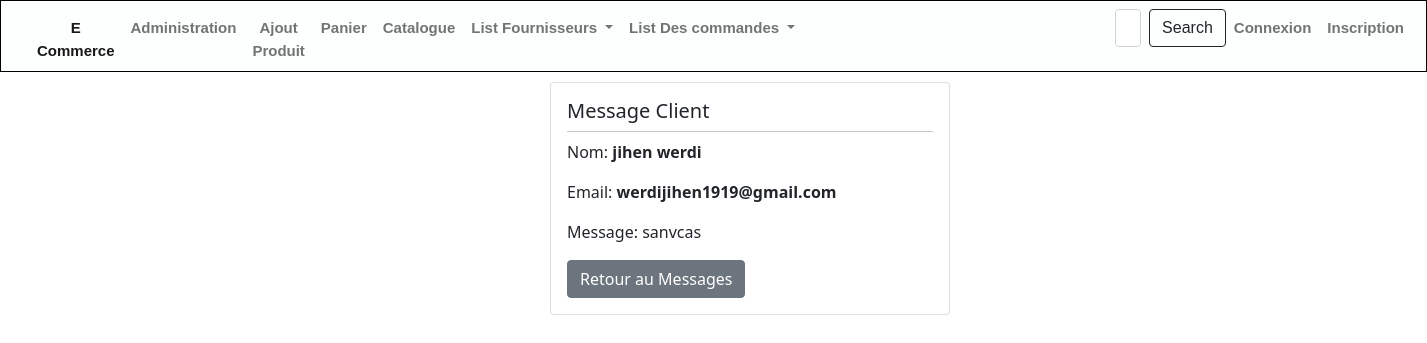
Page /magasin/Message/1/ on the committed database.
### magasin/models.py (models this page shows, shortened)
class Message(models.Model):
    nom = models.CharField(max_length=100)
    email = models.EmailField(max_length=254)
    message = models.TextField()

### magasin/views.py (the view)
# urls.py: path('Message/<int:msg_id>/', views.detail_message, name='detail_message'),
def detail_message(request, msg_id):
    message = get_object_or_404(Message, id=msg_id)
    context = {'message': message}
    return render(request, 'messages/detail_msg.html', context)

### magasin/templates/messages/detail_msg.html (shortened to what this page needs)
{% extends 'magasin/base.html' %}
{% block content %}
  <div class="card" style="width: 400px;margin: 10px; margin-left: 550px;" >
   <div class="card-body">
       <h5 class="card-title">Message Client</h5>
       <hr class="dropdown-divider">
        <p class="card-text">Nom: <b>{{message.nom}}</b></p>
       <p class="card-text">Email: <b>{{message.email}}</b></p>
       <p class="card-text">Message: {{message.message}}</p>
       <a href="{% url 'TtMessage' %}" class="btn btn-secondary">Retour au Messages</a>
   </div>
</div>
{% endblock %}

### rows in the picture
Message: nom "jihen werdi", email "werdijihen1919@gmail.com", message "sanvcas"
